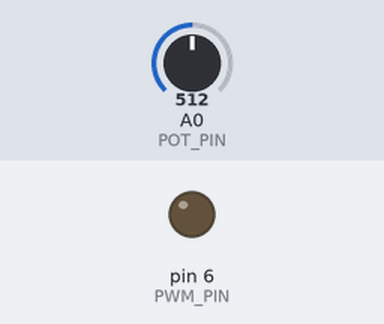
Simulated run of this sketch. Board: Arduino Uno, built with avr-gcc and run on an emulated ATmega328P. Shown: output pins drawn as LEDs (lit = HIGH). Inputs (shaded band) come from the test bench; at power-on: A0 (POT_PIN) = 512.

Above: at 1.2 s.
1.3 s: A0 (POT_PIN) set to 1010
At 1.99 s:
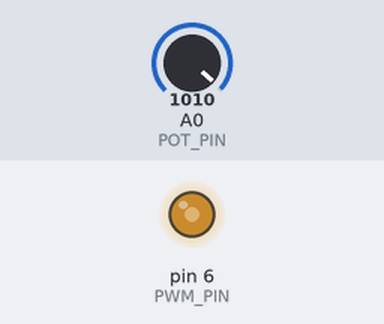
4.3 s: A0 (POT_PIN) set to 900
Timing chart, 0 to 5.5 s (numbered marks = the images above; inputs shaded):
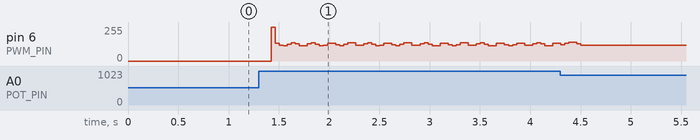

The sketch:

SinWave.ino
```cpp
// SinWave Generator
// This Arduino sketch generates a variable-frequency sine wave using PWM.

// --- Hardware Requirements ---
// The PWM output (Pin 6) must be connected to a **second-order passive RC low-pass filter**
// to smooth the PWM signal into an analog sine wave.
//
// Recommended Filter Components:
// - **Resistors (R):** 10 kOhm (for each stage)
// - **Capacitors (C):** 100 nF (for each stage)
//
// With these components, the Cutoff frequency is around 159 Hz.

// --- Pin Definitions ---
const int PWM_PIN = 6;         // PWM output pin for the sine wave
const int POT_PIN = A0;        // Analog input pin for the potentiometer
// const int FILTERED_ANALOG_PIN = A5; // Analog input pin for the filtered signal (uncomment if used)

// --- Sine Wave Parameters ---
const int NUM_STEPS = 256;      // Number of steps to define one full sine wave cycle
byte sineWaveValues[NUM_STEPS];  // Array to store pre-calculated sine wave values (0-255 for PWM), save memory by using byte

// --- Frequency Control Parameters ---
// These define the range of frequencies that can be generated.
// Smaller delay = Higher frequency.
// This results in a sine wave frequency range of:
//    ~3.9 Hz (at max delay of 1000 microsec) to ~78.1 Hz (at min delay of 50 microsec).
const int MIN_DELAY_MICROSECONDS = 50;   // For higher frequency (e.g., 50 microsec)
const int MAX_DELAY_MICROSECONDS = 1000; // For lower frequency (e.g., 1000 microsec)

// --- Variables ---
int potValue = 0;              // Raw reading from the potentiometer (0-1023)
int stepDelayMicroseconds = 0; // Delay for each step, derived from potValue
// int filteredSensorValue = 0;   // Variable to store the raw analog reading from filteredAnalogPin (uncomment if used)

void setup() {
  // Initialize the PWM pin as an output
  pinMode(PWM_PIN, OUTPUT);

  // Initialize the analog input pin for the potentiometer
  pinMode(POT_PIN, INPUT);
  // pinMode(FILTERED_ANALOG_PIN, INPUT); // Uncomment if using filtered signal input

  // Pre-calculate sine wave values and store them in the array
  // Values are scaled from 0-255 for analogWrite
  for (int i = 0; i < NUM_STEPS; i++) {
    float angle = (float)i / NUM_STEPS * TWO_PI; // Use TWO_PI for clarity
    sineWaveValues[i] = (int)(sin(angle) * 127.5 + 127.5);
  }

  // Start serial communication for debugging/monitoring
  // Serial.begin(115200); // Uncomment for serial plotting/debugging
}

void loop() {
  // Read the potentiometer value (0-1023)
  potValue = analogRead(POT_PIN);

  // Map the potentiometer value (0-1023) to the desired delay range.
  // The mapping is inverted: higher potValue -> lower delay -> higher frequency.
  stepDelayMicroseconds = map(potValue, 0, 1023, MAX_DELAY_MICROSECONDS, MIN_DELAY_MICROSECONDS);

  // Loop through the pre-calculated sine wave values to generate the waveform
  for (int i = 0; i < NUM_STEPS; i++) {
    // Write the current sine value to the PWM pin
    analogWrite(PWM_PIN, sineWaveValues[i]);

    // Read the filtered value from A5 *immediately after* writing the PWM value
    // filteredSensorValue = analogRead(FILTERED_ANALOG_PIN);

    // --- SERIAL PLOTTING DATA (Uncomment for debugging/visualization) ---
    // For plotting BOTH the raw PWM value and the filtered A5 value:
    // Serial.print(sineWaveValues[i]);      // Original PWM value
    // Serial.print(",");                    // Separator for the Serial Plotter
    // Serial.println(filteredSensorValue);  // Filtered value from A5

    // Delay for a short period to control the frequency of the generated sine wave.
    // This delay is dynamically controlled by the potentiometer.
    delayMicroseconds(stepDelayMicroseconds);
  }
}
```
